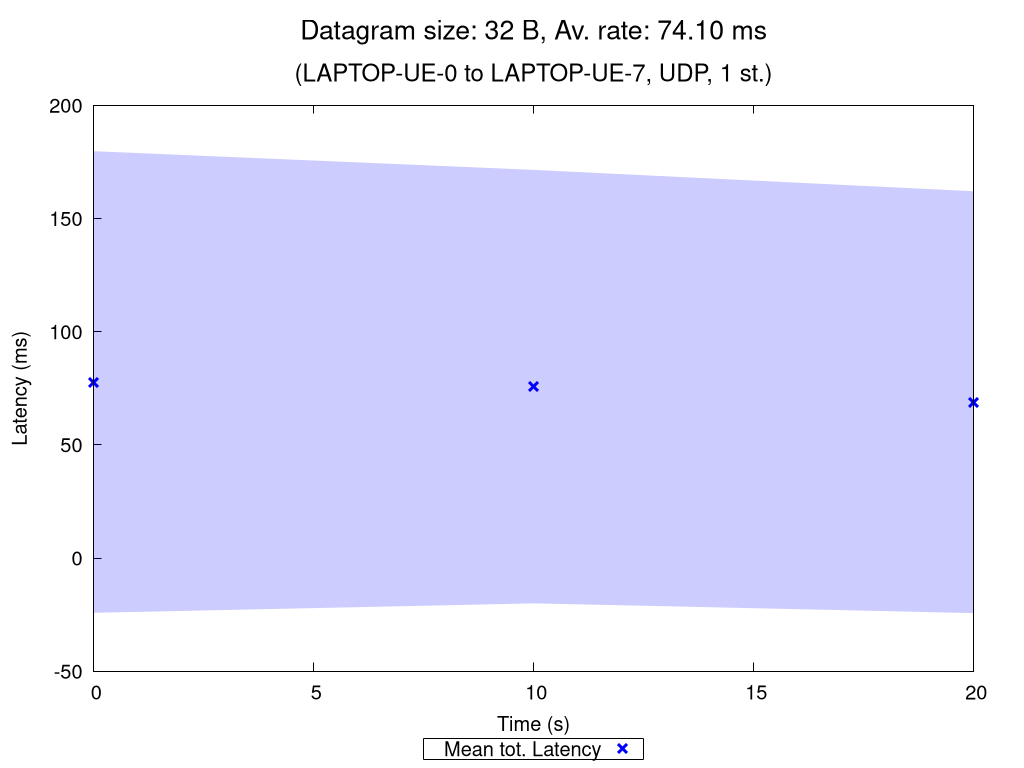

Source code (gnuplot):
set terminal pngcairo nocrop enhanced size 1024,768 font "Verdana,15"
set output "UDP_1_st_2020_11_05_13-28-14_one2two_00032B.png"

set title "{/=20 Datagram size: 32 B, Av. rate: 74.10 ms}\n\n{/=18 (LAPTOP-UE-0 to LAPTOP-UE-7, UDP, 1 st.)}"

set xlabel "Time (s)"
set ylabel "Latency (ms)"
set ytics nomirror
set key bmargin center horizontal box samplen 1 width -1
set bmargin 4.6
set rmargin 4.5

rf = 1.0  # rate factor
set style fill transparent solid 0.2 noborder
set autoscale xfix
plot "UDP_1_st_2020_11_05_13-28-14_one2two_00032B_iperf_processed.dat" using 1:($2/rf-$3/rf):($2/rf+$3/rf) with filledcurves lc rgb "blue" notitle, \
     "" using 1:($2/rf) with points pt 2 ps 1.5 lw 3 lc rgb "blue" title "Mean tot. Latency", \
